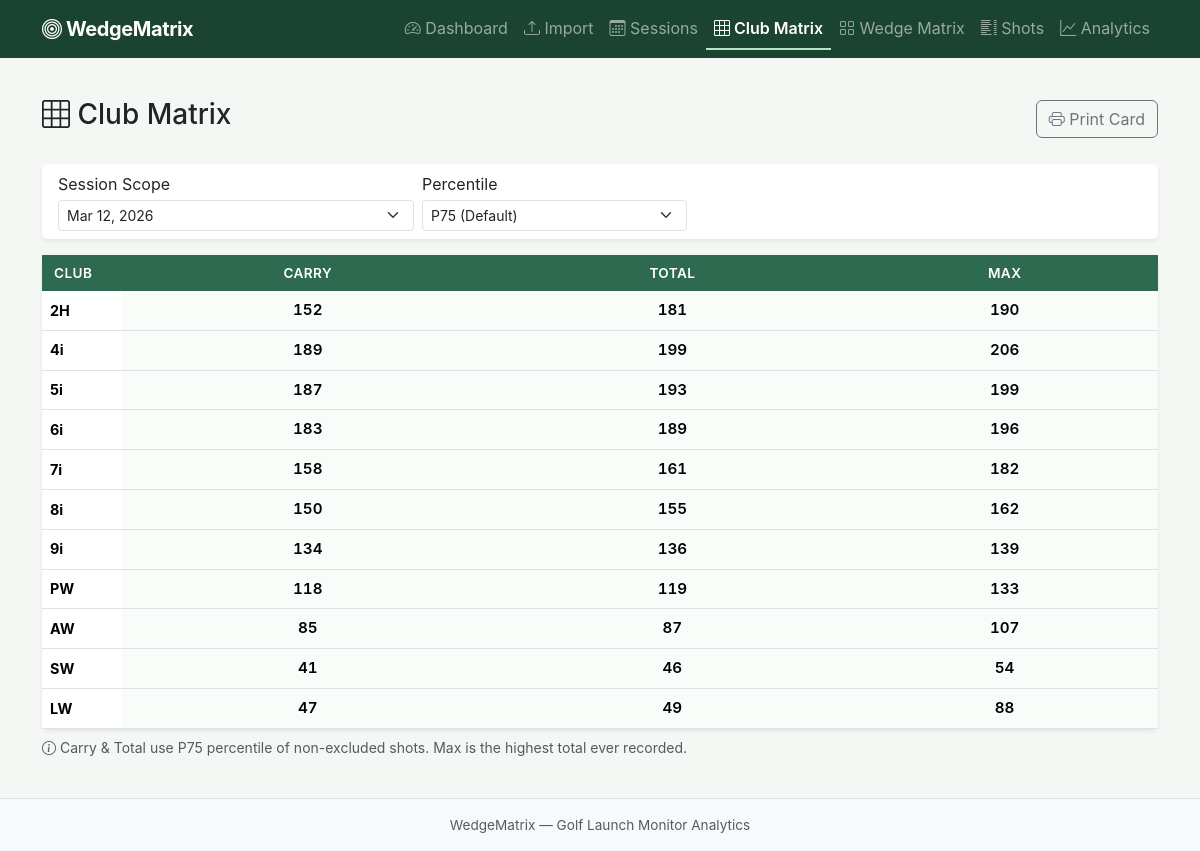
/club-matrix?session_id=1, run on the app's committed database.
### models/database.py (models this page shows, shortened)
class ClubLoft(db.Model):
    __tablename__ = 'club_lofts'
    club_short = db.Column(db.Text, primary_key=True)
    standard_loft = db.Column(db.Float, nullable=False)

### app.py (the view)
    @app.route('/club-matrix')
    def club_matrix():
        session_id = request.args.get('session_id', type=int)
        percentile = request.args.get('percentile', Config.DEFAULT_PERCENTILE, type=int)
        all_sessions = Session.query.order_by(Session.session_date.desc()).all()
        matrix = build_club_matrix(session_id=session_id, percentile=percentile)
        return render_template('club_matrix.html',
                               matrix=matrix,
                               sessions=all_sessions,
                               selected_session=session_id,
                               percentile=percentile)

### services/analytics.py (called while the page is built)
def percentile_value(values, percentile):
    clean = [v for v in values if v is not None]
    if not clean:
        return None
    return float(np.percentile(clean, percentile))

### templates/club_matrix.html (shortened to what this page needs)
{% extends "base.html" %}
{% block content %}
<div class="d-flex justify-content-between align-items-center mb-4">
    <h1 class="h3"><i class="bi bi-grid-3x3"></i> Club Matrix</h1>
    <div class="d-flex gap-2">
        <a href="{{ url_for('print_card') }}" class="btn btn-outline-secondary" title="Print pocket card">
            <i class="bi bi-printer"></i> Print Card
        </a>
    </div>
</div>
<div class="card border-0 shadow-sm mb-3">
    <div class="card-body py-2">
        <div class="row g-2 align-items-end">
            <div class="col-md-4">
                <label class="form-label form-label-sm mb-1">Session Scope</label>
                <select id="session-scope" class="form-select form-select-sm" data-matrix="club">
                    {% for session in sessions %}
                    <option value="{{ session.id }}"
                            {% if selected_session == session.id %}selected{% endif %}>
                        {{ session.session_date.strftime('%b %d, %Y') if session.session_date else session.filename }}
                    </option>
                    {% endfor %}
                </select>
            </div>
            <div class="col-md-3">
                <label class="form-label form-label-sm mb-1">Percentile</label>
                <select id="percentile-select" class="form-select form-select-sm" data-matrix="club">
                    <option value="75" {% if percentile == 75 or not percentile %}selected{% endif %}>P75 (Default)</option>
                </select>
            </div>
        </div>
    </div>
</div>
<div class="card border-0 shadow-sm">
    <div class="table-responsive">
        <table class="table table-hover mb-0 matrix-table" id="club-matrix-table">
            <thead>
                <tr class="table-golf">
                    <th class="matrix-header-club">Club</th>
                    <th class="matrix-header text-center">Carry</th>
                    <th class="matrix-header text-center">Total</th>
                    <th class="matrix-header text-center">Max</th>
                </tr>
            </thead>
            <tbody>
                {% for row in matrix %}
                <tr>
                    <td class="fw-bold matrix-club-cell">{{ row.club }}</td>
                    <td class="text-center matrix-cell {{ 'has-data' if row.carry else '' }}">
                        {{ row.carry if row.carry else '—' }}
                    </td>
                    <td class="text-center matrix-cell {{ 'has-data' if row.total else '' }}">
                        {{ row.total if row.total else '—' }}
                    </td>
                    <td class="text-center matrix-cell {{ 'has-data' if row.max else '' }}">
                        {{ row.max if row.max else '—' }}
                    </td>
                </tr>
                {% endfor %}
            </tbody>
        </table>
    </div>
</div>
<p class="text-muted small mt-2">
    <i class="bi bi-info-circle"></i>
    Carry &amp; Total use P{{ percentile or 75 }} percentile of non-excluded shots. Max is the highest total ever recorded.
</p>
{% endblock %}

### static/css/style.css (style rules this page uses)
:root { --golf-green: #2d6a4f; --golf-green-light: #40916c; --golf-green-lighter: #52b788; --golf-green-bg: #d8f3dc; --golf-green-subtle: #f0faf3; --golf-dark: #1b4332; --golf-accent: #b7e4c7; --matrix-header-bg: #2d6a4f; --matrix-header-text: #ffffff; --matrix-cell-bg: #f8fdf9; --errant-bg: #fff3cd; --errant-border: #ffc107; --excluded-bg: #f8f9fa; --excluded-text: #adb5bd; }
body { font-family: -apple-system, BlinkMacSystemFont, "Segoe UI", Roboto, "Helvetica Neue", Arial, sans-serif; background-color: #f5f7f5; color: #212529; min-height: 100vh; display: flex; flex-direction: column; }
.table-golf { background-color: var(--matrix-header-bg) !important; color: var(--matrix-header-text) !important; }
.table-golf th { background-color: var(--matrix-header-bg) !important; color: var(--matrix-header-text) !important; font-weight: 600; font-size: 0.85rem; text-transform: uppercase; letter-spacing: 0.03em; border: none; padding: 0.5rem 0.75rem; }
.matrix-table { font-size: 0.95rem; }
.matrix-table th, .matrix-table td { vertical-align: middle; }
.matrix-header-club { width: 80px; }
.matrix-club-cell { font-size: 0.9rem; color: var(--golf-dark); }
.matrix-cell { font-variant-numeric: tabular-nums; min-width: 60px; }
.matrix-cell.has-data { background-color: var(--matrix-cell-bg); font-weight: 600; }
.matrix-table tbody tr:nth-child(even) { background-color: rgba(45, 106, 79, 0.03); }

### data on the page
ClubLoft: club "2H", carry "152", total "181", max "190"
ClubLoft: club "4i", carry "189", total "199", max "206"
ClubLoft: club "5i", carry "187", total "193", max "199"
ClubLoft: club "6i", carry "183", total "189", max "196"
ClubLoft: club "7i", carry "158", total "161", max "182"
ClubLoft: club "8i", carry "150", total "155", max "162"
ClubLoft: club "9i", carry "134", total "136", max "139"
ClubLoft: club "PW", carry "118", total "119", max "133"
ClubLoft: club "AW", carry "85", total "87", max "107"
ClubLoft: club "SW", carry "41", total "46", max "54"
ClubLoft: club "LW", carry "47", total "49", max "88"

### other printed values
{{ percentile or 75 }} "75"
form field value "Mar 12, 2026"
